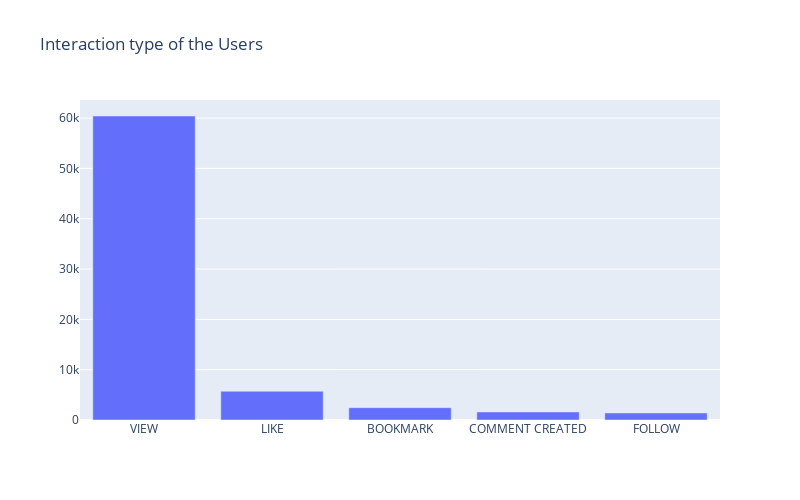

Source (notebook cell):
### Code cell
barInteractionType = go.Figure()
barInteractionType.add_trace(go.Bar(x=interactionsDF['eventType'].value_counts().index,y=interactionsDF['eventType'].value_counts().values))
barInteractionType.update_layout(height=500, width=800, title_text="Interaction type of the Users")
barInteractionType.update_xaxes(categoryorder = 'total descending')
barInteractionType.show()

### Figure 1 — Plotly figure (JSON) as saved in the notebook; plotly's stock layout.template omitted (floating-point values rounded to 4 significant figures)
{"data": [{"type": "bar", "x": ["VIEW", "LIKE", "BOOKMARK", "COMMENT CREATED", "FOLLOW"], "y": [60418, 5718, 2449, 1593, 1395]}], "layout": {"height": 500, "title": {"text": "Interaction type of the Users"}, "width": 800, "xaxis": {"categoryorder": "total descending"}}}
